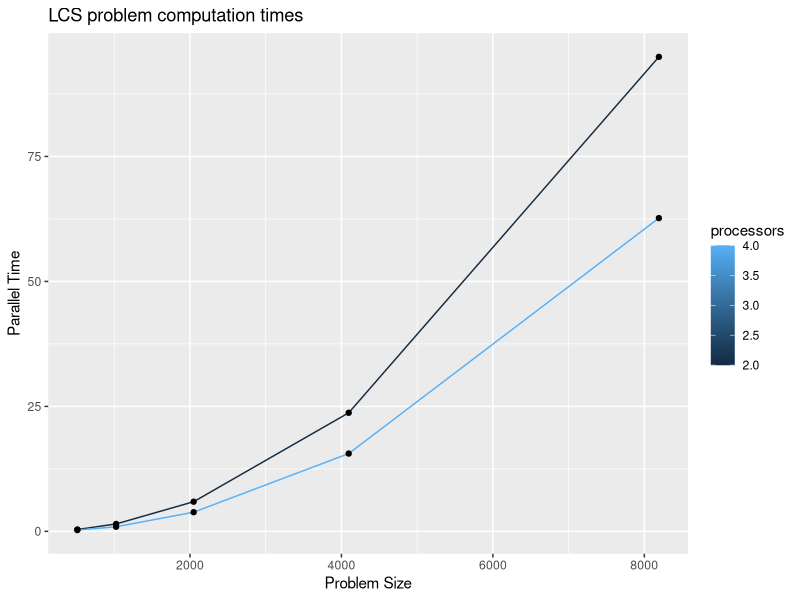

The R source for this figure:
library(ggplot2)
bsp4 = read.csv("bsp.csv")

##ggplot(melt(households, id="Year"),       
##              aes(x=Year, y=value, color=variable)) +
##  geom <- line(size=2) + geom <- point(size=5) +  
##    ylab("Percentage of Households")

ggplot(data=bsp4, aes(x = problemSize, y = Time, group=processors)) + geom_line(aes(colour=processors)) + geom_point() + xlab("Problem Size") + ylab("Parallel Time") + ggtitle("LCS problem computation times")
